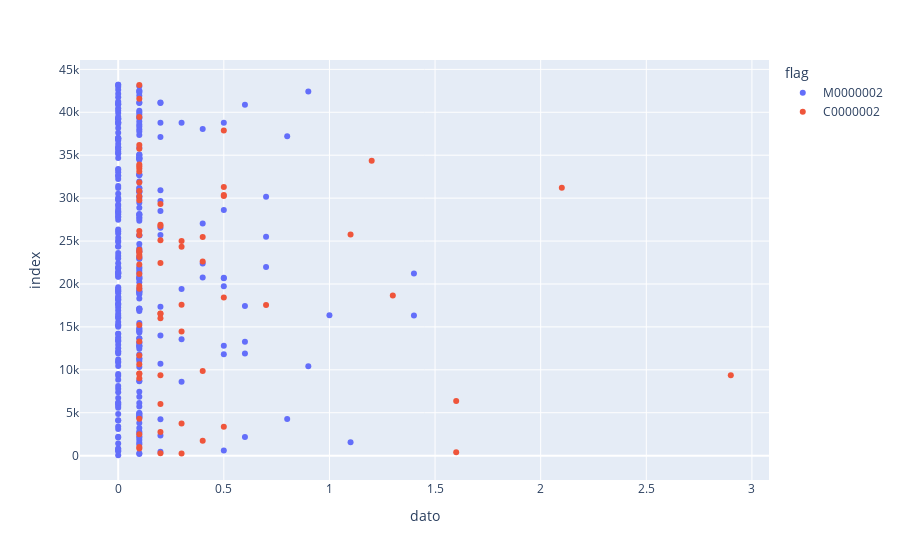

This figure's notebook cell:
### Code cell
px.scatter(df_temp[df_temp['codigo']=='472F43AC'],x= 'dato', color='flag')

### Figure 1 — Plotly figure (JSON) as saved in the notebook; plotly's stock layout.template omitted (floating-point values rounded to 4 significant figures; data arrays with more than 128 entries replaced by an {"elided": "..."} marker saying what was removed)
{"data": [{"hovertemplate": "flag=M0000002<br>dato=%{x}<br>index=%{y}<extra></extra>", "legendgroup": "M0000002", "marker": {"color": "#636efa", "symbol": "circle"}, "mode": "markers", "name": "M0000002", "orientation": "h", "showlegend": true, "type": "scatter", "x": {"elided": "310 float values"}, "xaxis": "x", "y": {"elided": "310 int values"}, "yaxis": "y"}, {"hovertemplate": "flag=C0000002<br>dato=%{x}<br>index=%{y}<extra></extra>", "legendgroup": "C0000002", "marker": {"color": "#EF553B", "symbol": "circle"}, "mode": "markers", "name": "C0000002", "orientation": "h", "showlegend": true, "type": "scatter", "x": [0.3, 0.2, 1.6, 0.1, 0.1, 0.4, 0.1, 0.2, 0.5, 0.3, 0.1, 0.2, 1.6, 0.1, 0.2, 2.9, 0.1, 0.1, 0.4, 0.1, 0.1, 0.1, 0.3, 0.1, 0.2, 0.2, 0.2, 0.7, 0.3, 0.5, 1.3, 0.1, 0.1, 0.1, 0.1, 0.2, 0.4, 0.1, 0.1, 0.1, 0.1, 0.1, 0.3, 0.3, 0.2, 0.4, 0.1, 1.1, 0.1, 0.2, 0.2, 0.2, 0.1, 0.1, 0.5, 0.5, 0.1, 2.1, 0.5, 0.1, 0.1, 0.1, 0.1, 0.1, 1.2, 0.1, 0.1, 0.5, 0.1, 0.1, 0.1], "xaxis": "x", "y": [249, 277, 407, 846, 1015, 1747, 2499, 2765, 3369, 3751, 4301, 6018, 6354, 9019, 9354, 9367, 9541, 9583, 9855, 10656, 11676, 13299, 14457, 15212, 16003, 16543, 16555, 17550, 17584, 18435, 18658, 19435, 19778, 21170, 22272, 22438, 22606, 23135, 23373, 23738, 23756, 23996, 24334, 25007, 25095, 25461, 25716, 25753, 26159, 26749, 26903, 29311, 29741, 30229, 30248, 30366, 30824, 31212, 31284, 31832, 33101, 33453, 33704, 33924, 34368, 35747, 36197, 37886, 39450, 41581, 43172], "yaxis": "y"}], "layout": {"autosize": true, "legend": {"title": {"text": "flag"}, "tracegroupgap": 0}, "margin": {"t": 60}, "xaxis": {"anchor": "y", "autorange": true, "domain": [0, 1], "range": [-0.1764, 3.076], "title": {"text": "dato"}, "type": "linear"}, "yaxis": {"anchor": "x", "autorange": true, "domain": [0, 1], "range": [-3294.0, 46550.0], "title": {"text": "index"}, "type": "linear"}}}
